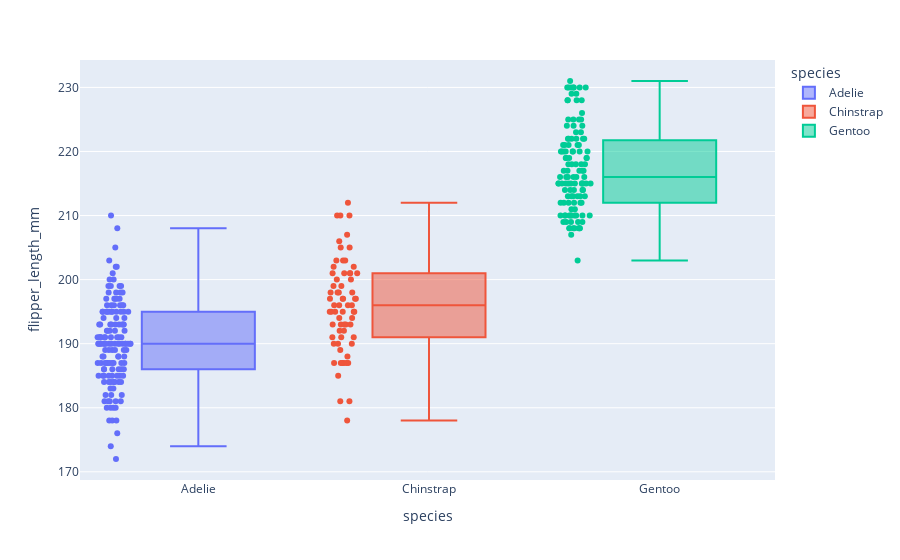

The cell this chart's notebook holds for it:
### Markdown cell above
From the above plot of culmen depth, corresponding to the width of the beak, both the Adelie and Chinstrap species have roughly the same dimension with more of a dispersion on the Adelie samples and most likely due to the fact that Adelie samples were taken from all three islands unlike the other two species with unique habitats, diets and possible genetic pools. 

The Gentoo species has the smallest bill depth of the three species, with a tight data dispersion like the Chinstrap population, again most likely due to the penguins originating from the same island population and not dispersed communities like the Adelie.

### Code cell
# Box Plot - Flipper Length
fig = px.box(penguins_size, x='species', y='flipper_length_mm', color='species', points='all')
fig.show()
mean_flipper_lengths = penguins_size.groupby('species')['flipper_length_mm'].mean()
print(mean_flipper_lengths)

### Figure 1 — Plotly figure (JSON) as saved in the notebook; plotly's stock layout.template omitted (floating-point values rounded to 4 significant figures; data arrays with more than 128 entries replaced by an {"elided": "..."} marker saying what was removed)
{"data": [{"alignmentgroup": "True", "boxpoints": "all", "hovertemplate": "species=%{x}<br>flipper_length_mm=%{y}<extra></extra>", "legendgroup": "Adelie", "marker": {"color": "#636efa"}, "name": "Adelie", "notched": false, "offsetgroup": "Adelie", "orientation": "v", "showlegend": true, "type": "box", "x": {"elided": "146 str values"}, "x0": " ", "xaxis": "x", "y": {"elided": "146 int values"}, "y0": " ", "yaxis": "y"}, {"alignmentgroup": "True", "boxpoints": "all", "hovertemplate": "species=%{x}<br>flipper_length_mm=%{y}<extra></extra>", "legendgroup": "Chinstrap", "marker": {"color": "#EF553B"}, "name": "Chinstrap", "notched": false, "offsetgroup": "Chinstrap", "orientation": "v", "showlegend": true, "type": "box", "x": ["Chinstrap", "Chinstrap", "Chinstrap", "Chinstrap", "Chinstrap", "Chinstrap", "Chinstrap", "Chinstrap", "Chinstrap", "Chinstrap", "Chinstrap", "Chinstrap", "Chinstrap", "Chinstrap", "Chinstrap", "Chinstrap", "Chinstrap", "Chinstrap", "Chinstrap", "Chinstrap", "Chinstrap", "Chinstrap", "Chinstrap", "Chinstrap", "Chinstrap", "Chinstrap", "Chinstrap", "Chinstrap", "Chinstrap", "Chinstrap", "Chinstrap", "Chinstrap", "Chinstrap", "Chinstrap", "Chinstrap", "Chinstrap", "Chinstrap", "Chinstrap", "Chinstrap", "Chinstrap", "Chinstrap", "Chinstrap", "Chinstrap", "Chinstrap", "Chinstrap", "Chinstrap", "Chinstrap", "Chinstrap", "Chinstrap", "Chinstrap", "Chinstrap", "Chinstrap", "Chinstrap", "Chinstrap", "Chinstrap", "Chinstrap", "Chinstrap", "Chinstrap", "Chinstrap", "Chinstrap", "Chinstrap", "Chinstrap", "Chinstrap", "Chinstrap", "Chinstrap", "Chinstrap", "Chinstrap", "Chinstrap"], "x0": " ", "xaxis": "x", "y": [192, 196, 193, 188, 197, 198, 178, 197, 195, 198, 193, 194, 185, 201, 190, 201, 197, 181, 190, 195, 181, 191, 187, 193, 195, 197, 200, 200, 191, 205, 187, 201, 187, 203, 195, 199, 195, 210, 192, 205, 210, 187, 196, 196, 196, 201, 190, 212, 187, 198, 199, 201, 193, 203, 187, 197, 191, 203, 202, 194, 206, 189, 195, 207, 202, 193, 210, 198], "y0": " ", "yaxis": "y"}, {"alignmentgroup": "True", "boxpoints": "all", "hovertemplate": "species=%{x}<br>flipper_length_mm=%{y}<extra></extra>", "legendgroup": "Gentoo", "marker": {"color": "#00cc96"}, "name": "Gentoo", "notched": false, "offsetgroup": "Gentoo", "orientation": "v", "showlegend": true, "type": "box", "x": ["Gentoo", "Gentoo", "Gentoo", "Gentoo", "Gentoo", "Gentoo", "Gentoo", "Gentoo", "Gentoo", "Gentoo", "Gentoo", "Gentoo", "Gentoo", "Gentoo", "Gentoo", "Gentoo", "Gentoo", "Gentoo", "Gentoo", "Gentoo", "Gentoo", "Gentoo", "Gentoo", "Gentoo", "Gentoo", "Gentoo", "Gentoo", "Gentoo", "Gentoo", "Gentoo", "Gentoo", "Gentoo", "Gentoo", "Gentoo", "Gentoo", "Gentoo", "Gentoo", "Gentoo", "Gentoo", "Gentoo", "Gentoo", "Gentoo", "Gentoo", "Gentoo", "Gentoo", "Gentoo", "Gentoo", "Gentoo", "Gentoo", "Gentoo", "Gentoo", "Gentoo", "Gentoo", "Gentoo", "Gentoo", "Gentoo", "Gentoo", "Gentoo", "Gentoo", "Gentoo", "Gentoo", "Gentoo", "Gentoo", "Gentoo", "Gentoo", "Gentoo", "Gentoo", "Gentoo", "Gentoo", "Gentoo", "Gentoo", "Gentoo", "Gentoo", "Gentoo", "Gentoo", "Gentoo", "Gentoo", "Gentoo", "Gentoo", "Gentoo", "Gentoo", "Gentoo", "Gentoo", "Gentoo", "Gentoo", "Gentoo", "Gentoo", "Gentoo", "Gentoo", "Gentoo", "Gentoo", "Gentoo", "Gentoo", "Gentoo", "Gentoo", "Gentoo", "Gentoo", "Gentoo", "Gentoo", "Gentoo", "Gentoo", "Gentoo", "Gentoo", "Gentoo", "Gentoo", "Gentoo", "Gentoo", "Gentoo", "Gentoo", "Gentoo", "Gentoo", "Gentoo", "Gentoo", "Gentoo", "Gentoo", "Gentoo", "Gentoo", "Gentoo", "Gentoo"], "x0": " ", "xaxis": "x", "y": [211, 230, 210, 218, 215, 210, 211, 219, 209, 215, 214, 216, 214, 213, 210, 217, 210, 221, 209, 222, 218, 215, 213, 215, 215, 215, 215, 210, 220, 222, 209, 207, 230, 220, 220, 213, 219, 208, 208, 208, 225, 210, 216, 222, 217, 210, 225, 213, 215, 210, 220, 210, 225, 217, 220, 208, 220, 208, 224, 208, 221, 214, 231, 219, 230, 229, 220, 223, 216, 221, 221, 217, 216, 230, 209, 220, 215, 223, 212, 221, 212, 224, 212, 228, 218, 218, 212, 230, 218, 228, 212, 224, 214, 226, 216, 222, 203, 225, 219, 228, 215, 228, 215, 210, 219, 208, 209, 216, 229, 213, 230, 217, 230, 222, 214, 215, 222, 212, 213], "y0": " ", "yaxis": "y"}], "layout": {"boxmode": "overlay", "legend": {"title": {"text": "species"}, "tracegroupgap": 0}, "margin": {"t": 60}, "xaxis": {"anchor": "y", "categoryarray": ["Adelie", "Chinstrap", "Gentoo"], "categoryorder": "array", "domain": [0, 1], "title": {"text": "species"}}, "yaxis": {"anchor": "x", "domain": [0, 1], "title": {"text": "flipper_length_mm"}}}}
